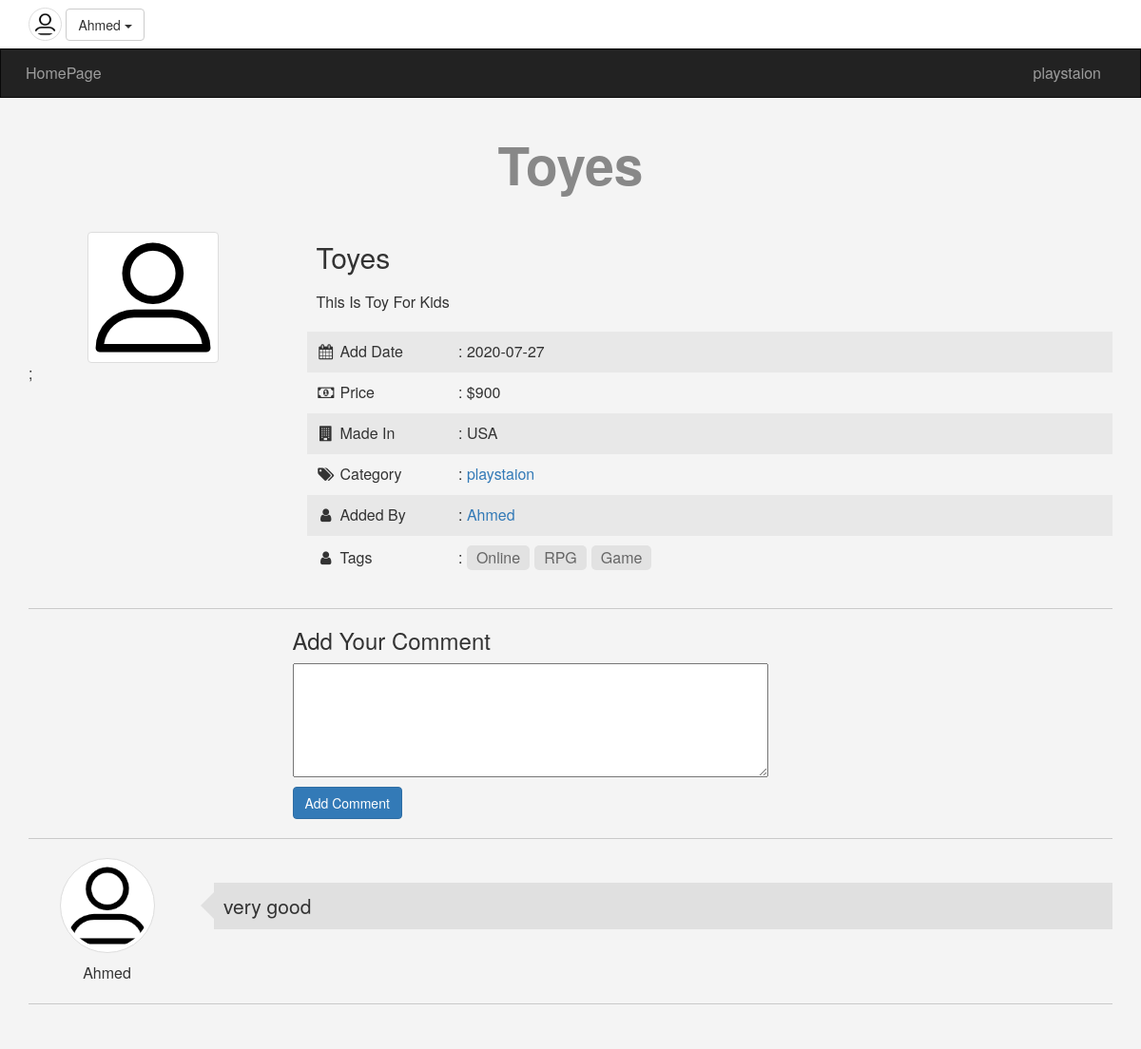
The page /eCommerce/Item.php?itemid=24 (signed in) on the database its author committed.
### tables this page shows
CREATE TABLE `categories` (
  `ID` int(11) NOT NULL,
  `Name` varchar(255) NOT NULL,
  `Description` text NOT NULL,
  `parent` int(11) DEFAULT NULL,
  `Ordering` int(11) NOT NULL,
  `Visibility` tinyint(4) DEFAULT 0,
  `Allow_Comment` tinyint(4) NOT NULL DEFAULT 0,
  `Allow_Ads` tinyint(4) NOT NULL DEFAULT 0
);

CREATE TABLE `items` (
  `Item_ID` int(11) NOT NULL,
  `Name` varchar(255) NOT NULL,
  `Description` text NOT NULL,
  `Price` varchar(255) NOT NULL,
  `Add_Date` date NOT NULL,
  `Countery_Made` varchar(255) NOT NULL,
  `Image` varchar(255) NOT NULL,
  `Status` varchar(255) NOT NULL,
  `Rating` smallint(6) NOT NULL,
  `Approve` tinyint(4) NOT NULL DEFAULT 0,
  `Cat_ID` int(11) NOT NULL,
  `Member_ID` int(11) NOT NULL,
  `tags` varchar(255) DEFAULT NULL
);

CREATE TABLE `users` (
  `UserID` int(11) NOT NULL COMMENT 'To Identify User',
  `UserName` varchar(255) NOT NULL COMMENT 'Username To Login',
  `Password` varchar(255) NOT NULL COMMENT 'Password To Login',
  `Email` varchar(255) NOT NULL,
  `FullName` varchar(255) NOT NULL,
  `GroupID` int(11) NOT NULL DEFAULT 0 COMMENT 'Identify User Group',
  `TrustStatus` int(11) NOT NULL DEFAULT 0 COMMENT 'seller Rank',
  `RegStatus` int(11) NOT NULL DEFAULT 0 COMMENT 'User Approval',
  `Date` date NOT NULL,
  `avatar` varchar(255) DEFAULT NULL
);

CREATE TABLE `comments` (
  `c_id` int(11) NOT NULL,
  `comment` text NOT NULL,
  `status` tinyint(4) NOT NULL,
  `comment_date` date NOT NULL,
  `item_id` int(11) NOT NULL,
  `user_id` int(11) NOT NULL
);

### eCommerce/init.php (called while the page is built, shortened)
<?php
     $sessionUser = '';
     if (isset($_SESSION['user'])) {
          $sessionUser = $_SESSION['user'];
     }
     include 'admin/connect.php';
     $tep = 'Includs/templets/';
     $css = 'layout/css/';
     $func = 'Includs/functions/';
     include $func . 'function.php';
     include $tep . 'header.php';

### eCommerce/Includs/functions/function.php (called while the page is built, shortened)
<?php
    function getAllFrom($field, $table, $where = NULL,$and = NULL, $orderfield , $ordering = "DESC") {
        global $con;
        $getAll = $con->prepare("SELECT $field FROM $table $where $and ORDER BY $orderfield $ordering");
        $getAll->execute();
        $all = $getAll->fetchAll();
        return $all;
    }

### eCommerce/Item.php (the view, shortened to what this page needs)
<?php
     include 'init.php';
    $itemid = isset($_GET['itemid']) && is_numeric($_GET['itemid']) ? intval($_GET['itemid']): 0 ;
    $stmt = $con->prepare(" SELECT
                                items.*,
                                categories.Name AS category_name,
                                users.UserName
                            FROM
                                items
                            INNER JOIN
                                categories
                            ON
                                categories.ID = items.Cat_ID
                            INNER JOIN
                                users
                            ON
                                users.UserID = items.Member_ID
                            WHERE
                                Item_ID = ?
                            AND
                                Approve = 1");
    $stmt->execute(array($itemid));
    $count = $stmt->rowCount();
    if ($count > 0) {
        $item = $stmt->fetch();
?>
<h1 class="text-center"><?php echo $item['Name']?> </h1>
<div class="container">
    <div class="row">
        <div class="col-md-3">
            <img  class="img-responsive img-thumbnail center-block" src="ima.png" alt="" />;
        </div>
        <div class="col-md-9 item_info">
            <h2><?php echo $item['Name'] ?></h2>
            <p><?php echo $item['Description'] ?></p>
            <ul class="list-unstyled">
                <li>
                    <i class="fa fa-calendar fa-fw"></i>
                    <span>Add Date</span> : <?php echo $item['Add_Date'] ?>
                </li>
                <li>
                    <i class="fa fa-money fa-fw"></i>
                    <span>Price</span> : $<?php echo $item['Price'] ?>
                </li>
                <li>
                    <i class="fa fa-building fa-fw"></i>
                    <span>Made In</span> : <?php echo $item['Countery_Made'] ?>
                </li>
                <li>
                    <i class="fa fa-tags fa-fw"></i>
                    <span>Category</span> : <a href="categories.php?pageid=<?php echo $item['Cat_ID'] ?>"><?php echo $item['category_name']?></a>
                </li>
                <li>
                    <i class="fa fa-user fa-fw"></i>
                    <span>Added By</span> : <a href="Member.php?pageid=<?php echo $item['Member_ID'] ?>"><?php echo $item['UserName']?></a>
                </li>
                <li class="item-tags">
                    <i class="fa fa-user fa-fw"></i>
                    <span>Tags</span> :
                        <?php
                            $allTags = explode(",", $item['tags']);
                            foreach ($allTags as $tag) {
                                $tag = str_replace(' ','', $tag);
                                if(! empty($tag)) {
                                    echo "<a href='tags.php?name={$tag}'>" .$tag . '</a>';
                                }
                            }
                        ?>
                </li>
            </ul>
        </div>
    </div>
    <hr class="custom-hr">
    <?php  if (isset($_SESSION['user'])) { ?>
    <div class="row">
        <div class="col-md-offset-3">
            <div class="add-comment">
                <h3>Add Your Comment</h3>
                <form action="<?php echo $_SERVER['PHP_SELF'] . '?itemid=' . $item['Item_ID'] ?>" method="POST">
                    <textarea name="comment" required></textarea>
                    <input class="btn btn-primary" type="submit" value="Add Comment">
                </form>
            </div>
        </div>
    </div>
    <?php } else {
        echo '<a href="login.php">Login</a> Or <a href="login.php">Register</a> To Add Comment';
    } ?>
    <hr class="custom-hr">
    <?php
        $stmt = $con->prepare("SELECT
                                    comments.*,users.UserName AS Member
                                FROM
                                    comments
                                INNER JOIN
                                    users
                                ON
                                    users.UserId = comments.user_id
                                WHERE
                                    item_id = ?
                                AND
                                    `status` = 1
                                ORDER BY
                                    c_id  DESC");
        $stmt->execute(array($item['Item_ID']));
        $comments = $stmt->fetchAll();
    ?>
    <?php
            foreach($comments as $comment) {?>
                <div class="comment-box">
                    <div class="row">
                        <div class="col-sm-2 text-center">
                            <img  class="img-responsive img-thumbnail img-circle center-block" src="ima.png" alt="" />
                            <?php echo $comment['Member'] ?>
                        </div>
                        <div class="col-sm-10">
                           <p class="lead"> <?php echo $comment['comment'] ?></p>
                        </div>
                    </div>
                </div>
                <hr class="custom-hr">
    <?php } ?>
</div>
<?php
    } else {
        echo '<div class="container">';
            echo '<div class="alert alert-danger">Ther\'s No Such ID Or This Item Is Waiting Approval</div>';
        echo '</div>';
    }
     include $tep . 'footer.php';
?>

### eCommerce/Includs/templets/header.php (shortened to what this page needs)
<!DOCTYPE html>
<html>
        <link rel="stylesheet" href="<?php echo $css?>bootstrap.min.css" />
        <link rel="stylesheet" href="<?php echo $css?>font-awesome.min.css"/>
        <link rel="stylesheet" href="<?php echo $css?>front_end.css" />
    <body>
    <div class="upper-bar">
        <div class="container">
          <?php
               if (isset($_SESSION['user'])) {   ?>
                <img class="my-image img-thumbnail img-circle" src="ima.png" alt="">
                <div class="btn-group my-info">
                    <span class="btn btn-default dropdown-toggle" data-toggle="dropdown">
                        <?php echo $sessionUser ?>
                        <span class="caret"></span>
                    </span>
                </div>
                <?php
               } else {
          ?>
            <a href="login.php">
                <span class="pull-right">Login/Signup</span>
            </a>
            <?php } ?>
        </div>
    </div>
    <nav class="navbar navbar-inverse">
    <div class="container">
    <div class="navbar-header">
      <a class="navbar-brand" href="Index.php">HomePage</a>
    </div>
    <div class="collapse navbar-collapse" id="app-nav">
      <ul class="nav navbar-nav navbar-right">
      <?php
            $allCats = getAllFrom("*", "categories", "Where parent = 0", "", "ID" , "ASC");
            foreach ($allCats as $cat) {
                echo '<li>
                        <a href="categories.php?pageid=' . $cat['ID'] . '">
                            ' .$cat['Name'] . '
                        </a>
                      </li>';
            }
      ?>
      </ul>
    </div>
  </div>
</nav>

### eCommerce/layout/css/front_end.css (style rules this page uses)
body { background-color: #f4f4f4; font-size: 16px; height: 3000px; }
h1 { font-size: 55px; margin: 40px 0; font-weight: bold; color: #888; }
.navbar { border-radius: 0; margin-bottom: 20px; }
.nav > li > a , .navbar-brand { padding: 15px 12px; }
.navbar-brand { font-size: 1em ; }
.upper-bar { padding: 8px; background-color: #FFF; }
.my-image { width: 35px; height: 35px; }
.item_info h2 { padding: 10px; margin: 0; }
.item_info p { padding: 10px; }
.item_info ul li { padding: 10px; }
.item_info ul li:nth-child(odd) { background-color: #e8e8e8; }
.item_info ul li span { display: inline-block; width: 120px; }
.item-tags a { display: inline-block; background-color: #e2e2e2; padding: 2px 10px; border-radius: 5px; color: #666; margin-right: 5px; }
.add-comment h3 { margin: 0 0 10px; }
.add-comment textarea { display: block; margin-bottom: 10px; width: 500px; height: 120px; }
.comment-box { margin-bottom: 20px; }
.comment-box img { max-width: 100px; margin-bottom: 10px; }
.comment-box .lead { background-color: #e0e0e0; position: relative; padding: 10px; margin-top: 26px; }
.comment-box .lead:before { content: ""; width: 0; height: 0; border-width: 14px; border-style: solid; border-color: transparent #e0e0e0 transparent transparent; position: absolute; left: -28px; top: 10px; }
.custom-hr { border-top: 1px solid #c9c9c9; }

### rows shown on the page
categories: Name "playstaion"
items: Name "Toyes", Description "This Is Toy For Kids", Add_Date "2020-07-27", Price "900", Countery_Made "USA", Cat_ID.Name "playstaion", Member_ID.UserName "Ahmed", tags "Online", tags "RPG", tags "Game"
comments: user.UserName "Ahmed", comment "very good"

### other values the page prints
$sessionUser "Ahmed"
